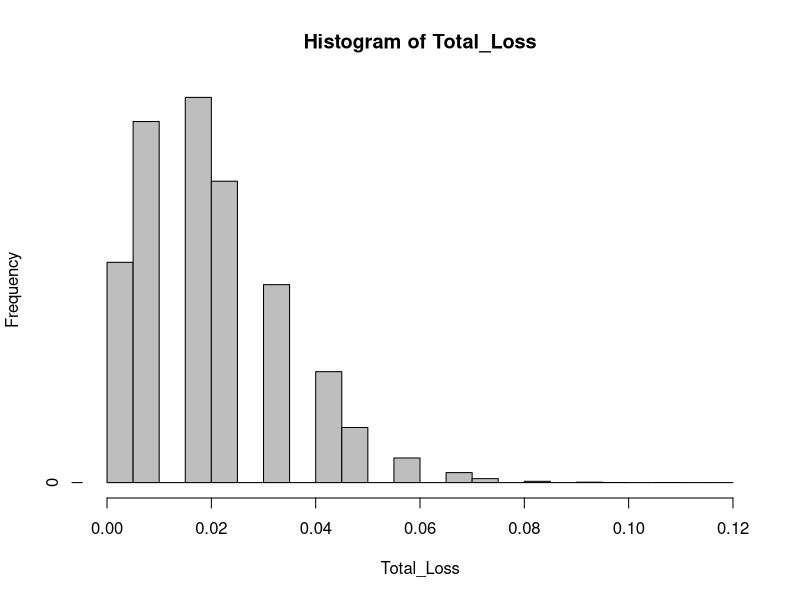
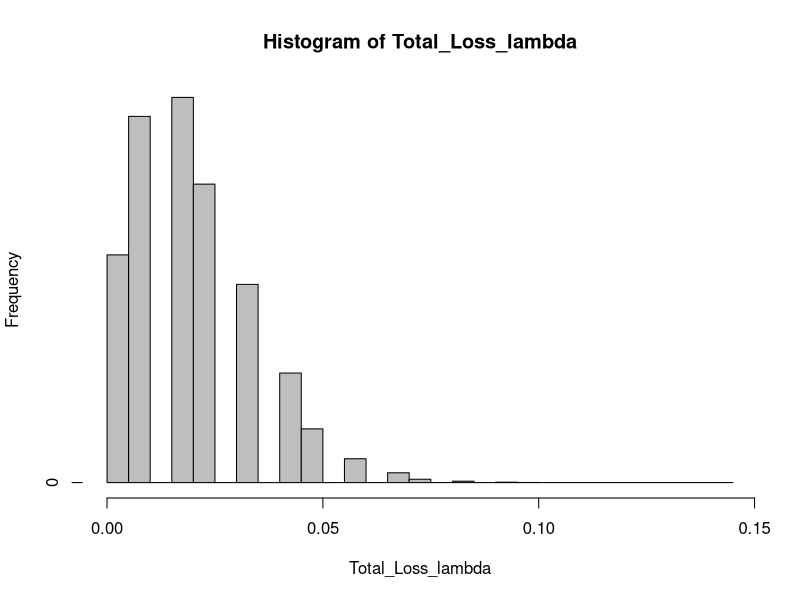
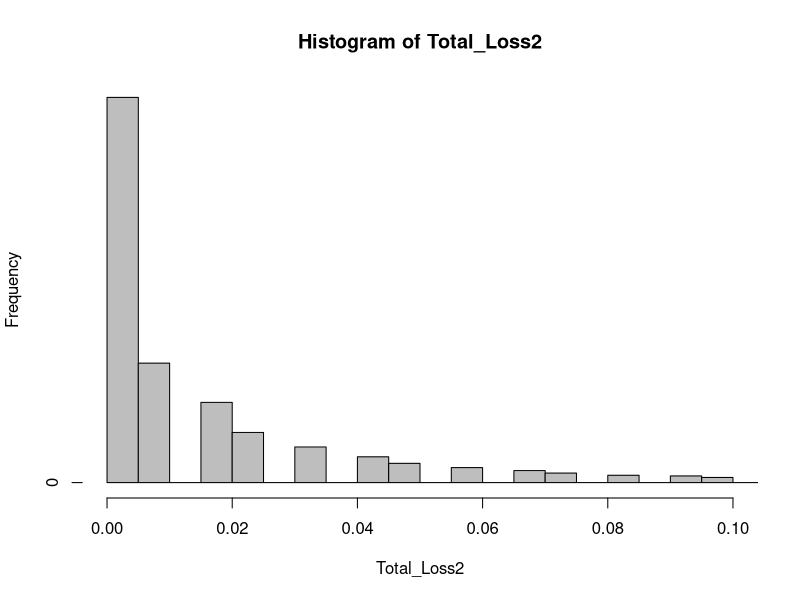
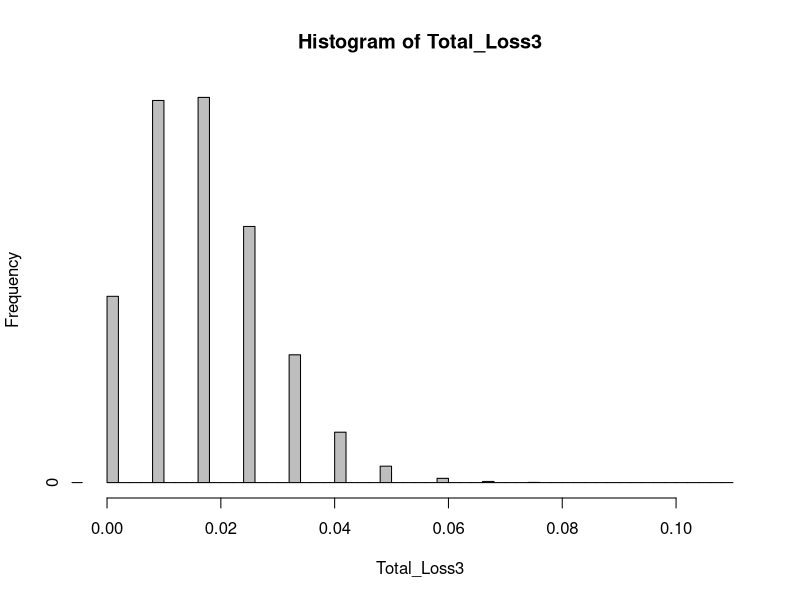
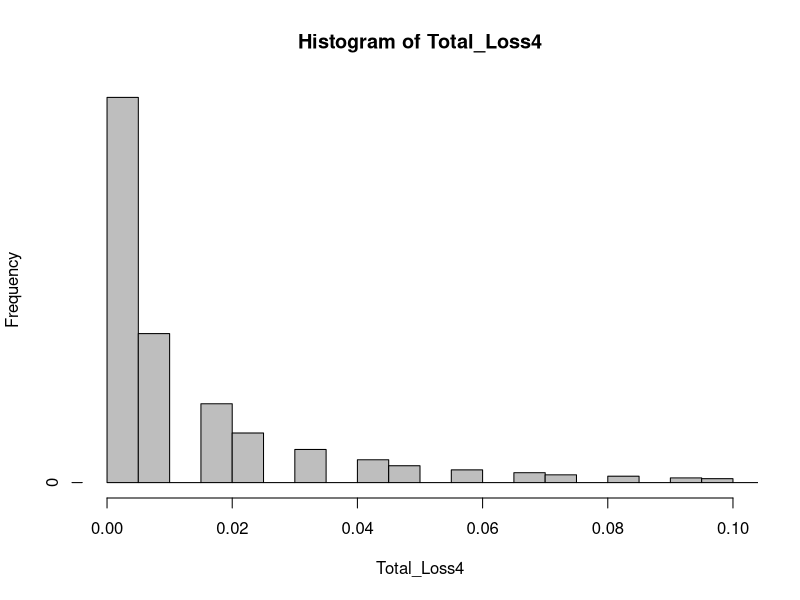
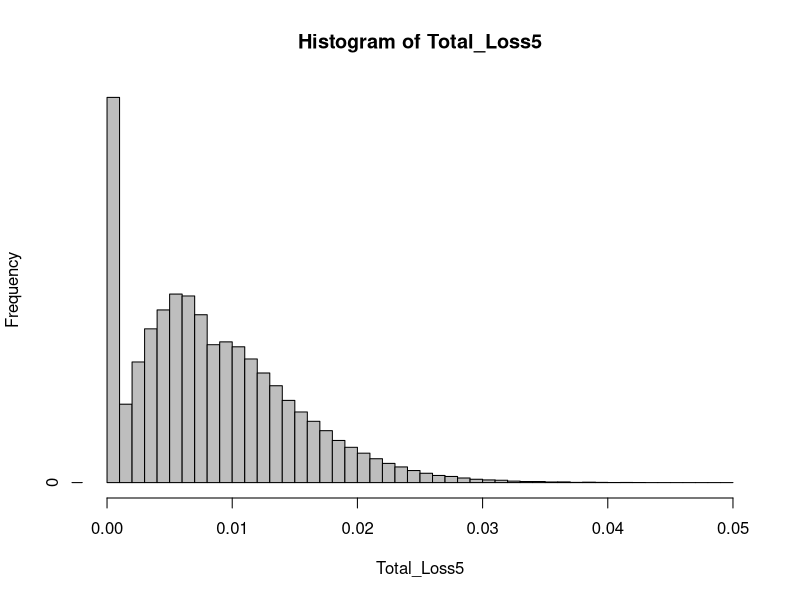

These figures' R source, in order: (Note: a time limit stopped this script after it produced the figures.)
# Using the Gaussian Copula Model of Correlated Default Times

#1 Using the Gaussian copula model to simulate losses due to default
# A bank loan portfolio consisting of 80 loans each with a loan amount of $10 million and
# 20 large loans each with an amount of $20 million.
#1.1 Independent situation
set.seed(1)
Trials = 200000
Total_Loss = rep(0,Trials)
Total_Loss_lambda = rep(0,Trials)
for (i in 1:Trials){

# loan: 10 Millions each
RV1 = rnorm(80)
U1 = pnorm(RV1)
loss1 = 10 * length(U1[U1<0.02])
# loan: 20 Millions each
RV2 = rnorm(20)
U2 = pnorm(RV2)
loss2 = 20 * length(U2[U2<0.02])
Total_Loss[i] = (loss1+loss2)/(10*80+20*20)

#standard exponential
RV1 = rnorm(80)
U1 = pnorm(RV1)
tao1 = -log(1-U1)/0.02;
loss1 = 10 * length(tao1[tao1<1])

RV2 = rnorm(20)
U2 = pnorm(RV2)
tao2 = -log(1-U2)/0.02;
loss2 = 20 * length(tao2[tao2<1])
Total_Loss_lambda[i] = (loss1+loss2)/(10*80+20*20)
}
h = hist(Total_Loss,breaks = 40, plot= FALSE)
h$counts=h$counts/sum(h$counts)
plot(h, col = "gray")
h_lambda = hist(Total_Loss_lambda,breaks = 40, plot= FALSE)
h_lambda$counts=h_lambda$counts/sum(h_lambda$counts)
plot(h_lambda, col = "gray")

mean(Total_Loss)
mean(Total_Loss_lambda)

#1.2 assume that the copula correlation between each pair of loans is 0.30 or 30%.
# Using this copula correlation, estimate the distribution of possible losses due to the possible
# defaults of the 100 loans.
set.seed(1)
Total_Loss2 = rep(0,Trials)
for (i in 1:Trials){
  m = rnorm(1)
  rho = 0.3
  RV = sqrt(rho)*m + sqrt(1-rho)*rnorm(100)
  RV
  U = pnorm(RV)
  U1 = U[1:80]
  U2 = U[81:100]
  
  loss1 = 10 * length(U1[U1<0.02])
  loss2 = 20 * length(U2[U2<0.02])
  Total_Loss2[i] = (loss1+loss2)/(10*80+20*20)
}
h2 = hist(Total_Loss2,breaks = 200, plot= FALSE)
h2$counts=h2$counts/sum(h2$counts)
plot(h2, col = "gray",xlim = c(0,0.1))

#1.3 If the copula correlation is 30%, what is your estimate of the default correlation
# between different obligors?
set.seed(1)
Trials3=500000
sequence_A = rep(0,Trials3)
sequence_B = rep(0,Trials3)
rho = 0.3
for (i in 1:Trials3){
m = rnorm(1)
RV = sqrt(rho)*m + sqrt(1-rho)*rnorm(2)
RV = pnorm(RV)
if (RV[1] > 0.98)
  RV[1] = 1
if (RV[1] <= 0.98)
  RV[1] = 0
if (RV[2] > 0.98)
  RV[2] = 1
if (RV[2] <= 0.98)
  RV[2] = 0

sequence_A[i] = RV[1]
sequence_B[i] = RV[2]
}
#mean(sequence_B)
cov(sequence_B,sequence_A)/sqrt(var(sequence_B)*var(sequence_A))

#1.4 Assume that the default correlation is 0.05. What copula correlation is consistent
# with a default correlation of 0.05?
set.seed(1)
Trials3=200000
sequence_A = rep(0,Trials3)
sequence_B = rep(0,Trials3)
cal_cor = rep(0,10)
for (k in 1:10){
rho = 0.20+ k*0.01
for (i in 1:Trials3){
  m = rnorm(1)
  RV = sqrt(rho)*m + sqrt(1-rho)*rnorm(2)
  RV = pnorm(RV)
  if (RV[1] > 0.98)
    RV[1] = 1
  if (RV[1] <= 0.98)
    RV[1] = 0
  if (RV[2] > 0.98)
    RV[2] = 1
  if (RV[2] <= 0.98)
    RV[2] = 0
  
  sequence_A[i] = RV[1]
  sequence_B[i] = RV[2]
}
#mean(sequence_B)
cal_cor[k] = cov(sequence_B,sequence_A)/sqrt(var(sequence_B)*var(sequence_A))
}

#2.1 Economic capital when losses are independent
EL1 = mean(Total_Loss)*(80*10+20*20)
Q999_1 = (unname(quantile(Total_Loss,0.999,na.rm=T)))*(80*10+20*20)
EC1 = Q999_1 - EL1
EC1

#2.2 Economic Capital if the copula correlation is 30%?
EL2 = mean(Total_Loss2)*(80*10+20*20)
Q999_2 = (unname(quantile(Total_Loss2,0.999,na.rm=T)))*(80*10+20*20)
EC2 = Q999_2 - EL2
EC2

#3. Hedging “excess” concentrations using a first-loss tranche (total 3 points) Your bank is
# unhappy with the distributions of default losses that you estimated in Question 1, and is
# considering hedging the possible default losses using a kind of credit default swap (CDS) known
# as a first-loss tranche. (The counterparty of the CDS will be a hedge fund.) If your bank enters
# into the CDS, it will synthetically transfer the credit exposure of one-half of each of the 20 large
# loans to a special purpose vehicle. Thus, a total of 20 × (1/2) × $20 million = $200 million of
# credit exposure will be transferred to the SPV. The hedge fund will insure the first $40 million
# of losses on the $200 million of exposure transferred to the SPV. Your bank will be responsible
# for any losses greater than $40 million on the exposure transferred to the SPV. Your bank will
# of course also be responsible for the losses on the exposures not transferred to the SPV.
#3.1: estimate the distribution of possible loss with assumption that 100 loans are independent
set.seed(1)
Total_Loss3 = rep(0,Trials)
for (i in 1:Trials){
  # loan: 10 Millions each
  RV1 = rnorm(80)
  U1 = pnorm(RV1)
  loss1 = 10 * length(U1[U1<0.02])
  # loan: 20 Millions each
  RV2 = rnorm(20)
  U2 = pnorm(RV2)
  
  if(length(U2[U2<0.02]) >= 4)
    loss2 = 20* (length(U2[U2<0.02])-2)
  if(length(U2[U2<0.02]) < 4 & length(U2[U2<0.02]) > 0)
    loss2 = 20 * (length(U2[U2<0.02]))/2
  if(length(U2[U2<0.02]) == 0)
    loss2 = 0
  Total_Loss3[i] = (loss1+loss2)/(10*80+20*20)
}
h3 = hist(Total_Loss3,breaks = 40, plot= FALSE)
h3$counts=h3$counts/sum(h3$counts)
plot(h3, col = "gray")

#3.2 What are the expected losses on the loan portfolio, taking account of the hedge?
EL3 = mean(Total_Loss3)*(80*10+20*20)
Q999_3 = (unname(quantile(Total_Loss3,0.999,na.rm=T)))*(80*10+20*20)
EC3 = Q999_3 - EL3
EL3
EC3

#3.3 Please estimate the distribution of possible losses due to the possible defaults of the
# 100 loans, taking account of the protection provided by the hedge and assuming that the copula
# correlation is 0.30 or 30%.
set.seed(1)
Total_Loss4 = rep(0,Trials)
for (i in 1:Trials){
  m = rnorm(1)
  rho = 0.3
  RV = sqrt(rho)*m + sqrt(1-rho)*rnorm(100)
  RV
  U = pnorm(RV)
  U1 = U[1:80]
  U2 = U[81:100]
  loss1 = 10 * length(U1[U1<0.02])  
  if(length(U2[U2<0.02]) >= 4)
    loss2 = 20* (length(U2[U2<0.02])-2)
  if(length(U2[U2<0.02]) < 4)
    loss2 = 20 * (length(U2[U2<0.02]))/2
  Total_Loss4[i] = (loss1+loss2)/(10*80+20*20)
}
h4 = hist(Total_Loss4,breaks = 200, plot= FALSE)
h4$counts=h4$counts/sum(h4$counts)
plot(h4, col = "gray",xlim = c(0,0.1))
EL4 = mean(Total_Loss4)*(80*10+20*20)
Q999_4 = (unname(quantile(Total_Loss4,0.999,na.rm=T)))*(80*10+20*20)
EC4 = Q999_4 - EL4
EL4
EC4

# 4. Allowing for random recovery. (total 2 points) Questions 1, 2, and 3 make the simplifying
# assumption that LGD = 100%. A more reasonable assumption is that LGD is random, with an
# expected value that will differ depending on the terms of the loan. (For example, secured loans
# will typically have higher recoveries). For this question, assume that recovery is given by $F ×
# x, where $F is the amount of the loan (either $10 million or $20 million) and x is a random
# variable. The distribution of x is beta, with parameters  =  = 2. Assume that recoveries on
# the different loans are independent.
#4.1: Assume random recovery given by the beta distribution and that defaults on the 100
# loans are independent. Please estimate the distribution of possible losses due to the possible
# defaults of the 100 loans.
set.seed(1)
Total_Loss5 = rep(0,Trials)
for (i in 1:Trials){
  # loan: 10 Millions each
  RV1 = rnorm(80)
  U1 = pnorm(RV1)
  beta1 = rbeta(length(U1[U1<0.02]),2,2)
  loss_beta1 = 1-beta1
#  loss_ration = sum(loss_beta)/length(U1[U1<0.02])
  loss1 = 10 * sum(loss_beta1)
  
  # loan: 20 Millions each
  RV2 = rnorm(20)
  U2 = pnorm(RV2)
  if (length(U2[U2<0.02]) >0){
  beta2=rbeta(length(U2[U2<0.02]),2,2)
  loss_beta2 = 1-beta2}
  if (length(U2[U2<0.02]) ==0)
    loss_beta2 = 0
  if(sum(loss_beta2) >= 4)
    loss2 = 20* (sum(loss_beta2)-2)
  if(sum(loss_beta2) < 4)
    loss2 = 20 * (sum(loss_beta2))/2
  Total_Loss5[i] = (loss1+loss2)/(10*80+20*20)
}
h5 = hist(Total_Loss5,breaks = 40, plot= FALSE)
h5$counts=h5$counts/sum(h5$counts)
plot(h5, col = "gray")

# 4.2: assume that the copula correlation between each pair of loans is 0.30 or 30%.
# Using this copula correlation, estimate the distribution of possible losses due to the possible defaults of the 100 loans.
set.seed(1)
Total_Loss6 = rep(0,Trials)
for (i in 1:Trials){
  m = rnorm(1)
  rho = 0.3
  RV = sqrt(rho)*m + sqrt(1-rho)*rnorm(100)
  RV
  U = pnorm(RV)
  U1 = U[1:80]
  U2 = U[81:100]
  
  beta1 = rbeta(length(U1[U1<0.02]),2,2)
  loss_beta1 = 1-beta1
  loss1 = 10 * sum(loss_beta1)
  
  if (length(U2[U2<0.02]) >0){
    beta2=rbeta(length(U2[U2<0.02]),2,2)
    loss_beta2 = 1-beta2}
  if (length(U2[U2<0.02]) ==0)
    loss_beta2 = 0
  if(sum(loss_beta2) >= 4)
    loss2 = 20* (sum(loss_beta2)-2)
  if(sum(loss_beta2) < 4)
    loss2 = 20 * (sum(loss_beta2))/2
  
  Total_Loss6[i] = (loss1+loss2)/(10*80+20*20)
}
h6 = hist(Total_Loss6,breaks = 120, plot= FALSE)
h6$counts=h6$counts/sum(h6$counts)
plot(h6, col = "gray",xlim = c(0,0.1))
